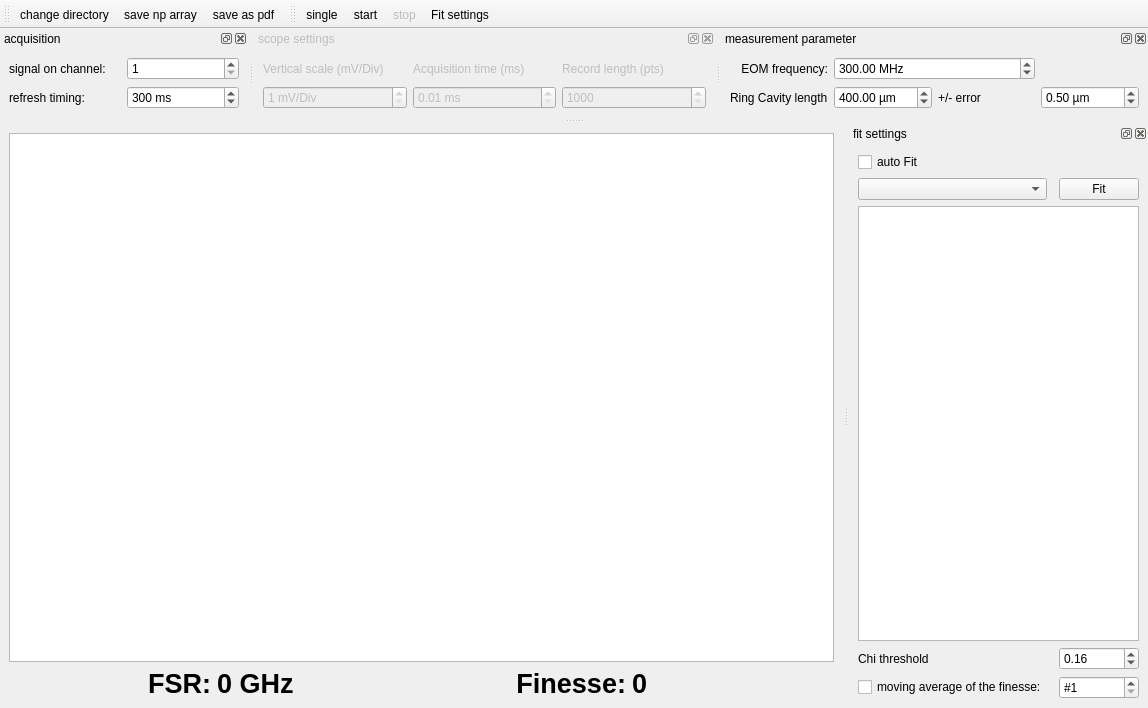
<?xml version="1.0" encoding="UTF-8"?>
<ui version="4.0">
 <class>FinesseMeasurement</class>
 <widget class="QMainWindow" name="FinesseMeasurement">
  <property name="geometry">
   <rect>
    <x>0</x>
    <y>0</y>
    <width>1148</width>
    <height>708</height>
   </rect>
  </property>
  <property name="minimumSize">
   <size>
    <width>40</width>
    <height>0</height>
   </size>
  </property>
  <property name="windowTitle">
   <string>viewcav Finesse Measurement</string>
  </property>
  <property name="layoutDirection">
   <enum>Qt::LeftToRight</enum>
  </property>
  <widget class="QWidget" name="centralwidget">
   <layout class="QGridLayout" name="gridLayout">
    <item row="0" column="0">
     <widget class="PlotWidget" name="trace_PlotWidget"/>
    </item>
    <item row="2" column="0">
     <layout class="QGridLayout" name="gridLayout_3">
      <item row="0" column="1">
       <widget class="QLabel" name="FSRValue_Label">
        <property name="font">
         <font>
          <pointsize>20</pointsize>
          <weight>75</weight>
          <bold>true</bold>
         </font>
        </property>
        <property name="text">
         <string>0 GHz</string>
        </property>
       </widget>
      </item>
      <item row="0" column="0">
       <widget class="QLabel" name="FSR_Label">
        <property name="font">
         <font>
          <pointsize>20</pointsize>
          <weight>75</weight>
          <bold>true</bold>
         </font>
        </property>
        <property name="text">
         <string>FSR:</string>
        </property>
        <property name="alignment">
         <set>Qt::AlignRight|Qt::AlignTrailing|Qt::AlignVCenter</set>
        </property>
       </widget>
      </item>
      <item row="0" column="2">
       <widget class="QLabel" name="Finesse_Label">
        <property name="font">
         <font>
          <pointsize>20</pointsize>
          <weight>75</weight>
          <bold>true</bold>
         </font>
        </property>
        <property name="text">
         <string>Finesse:</string>
        </property>
        <property name="alignment">
         <set>Qt::AlignRight|Qt::AlignTrailing|Qt::AlignVCenter</set>
        </property>
       </widget>
      </item>
      <item row="0" column="3">
       <widget class="QLabel" name="FinesseValue_Label">
        <property name="font">
         <font>
          <pointsize>20</pointsize>
          <weight>75</weight>
          <bold>true</bold>
         </font>
        </property>
        <property name="text">
         <string>0</string>
        </property>
       </widget>
      </item>
     </layout>
    </item>
   </layout>
  </widget>
  <widget class="QToolBar" name="analysis_ToolBar">
   <property name="windowTitle">
    <string>SaveOpenToolbar</string>
   </property>
   <property name="layoutDirection">
    <enum>Qt::LeftToRight</enum>
   </property>
   <property name="iconSize">
    <size>
     <width>30</width>
     <height>24</height>
    </size>
   </property>
   <property name="toolButtonStyle">
    <enum>Qt::ToolButtonTextUnderIcon</enum>
   </property>
   <attribute name="toolBarArea">
    <enum>TopToolBarArea</enum>
   </attribute>
   <attribute name="toolBarBreak">
    <bool>false</bool>
   </attribute>
   <addaction name="action_open"/>
   <addaction name="action_save"/>
   <addaction name="action_save_as_pdf"/>
  </widget>
  <widget class="QToolBar" name="control_ToolBar">
   <property name="windowTitle">
    <string>Fits Control Bar</string>
   </property>
   <property name="iconSize">
    <size>
     <width>30</width>
     <height>24</height>
    </size>
   </property>
   <property name="toolButtonStyle">
    <enum>Qt::ToolButtonTextUnderIcon</enum>
   </property>
   <attribute name="toolBarArea">
    <enum>TopToolBarArea</enum>
   </attribute>
   <attribute name="toolBarBreak">
    <bool>false</bool>
   </attribute>
   <addaction name="action_single"/>
   <addaction name="action_runcontinous"/>
   <addaction name="action_stop"/>
   <addaction name="actionFit_settings"/>
  </widget>
  <widget class="QDockWidget" name="acquisition_DockWidget">
   <property name="windowTitle">
    <string>acquisition</string>
   </property>
   <attribute name="dockWidgetArea">
    <number>4</number>
   </attribute>
   <widget class="QWidget" name="dockWidgetContents_10">
    <layout class="QGridLayout" name="gridLayout_4">
     <item row="0" column="0">
      <widget class="QLabel" name="label_9">
       <property name="text">
        <string>signal on channel: </string>
       </property>
      </widget>
     </item>
     <item row="0" column="1">
      <widget class="QSpinBox" name="channel_spinBox">
       <property name="minimum">
        <number>1</number>
       </property>
       <property name="maximum">
        <number>4</number>
       </property>
       <property name="value">
        <number>1</number>
       </property>
      </widget>
     </item>
     <item row="1" column="0">
      <widget class="QLabel" name="label_10">
       <property name="text">
        <string>refresh timing:</string>
       </property>
      </widget>
     </item>
     <item row="1" column="1">
      <widget class="QSpinBox" name="refresh_spinBox">
       <property name="suffix">
        <string> ms</string>
       </property>
       <property name="maximum">
        <number>5000</number>
       </property>
       <property name="value">
        <number>300</number>
       </property>
      </widget>
     </item>
    </layout>
   </widget>
  </widget>
  <widget class="QDockWidget" name="scope_DockWidget">
   <property name="enabled">
    <bool>false</bool>
   </property>
   <property name="windowTitle">
    <string>scope settings</string>
   </property>
   <attribute name="dockWidgetArea">
    <number>4</number>
   </attribute>
   <widget class="QWidget" name="dockWidgetContents_11">
    <layout class="QGridLayout" name="gridLayout_2">
     <item row="0" column="1">
      <widget class="QLabel" name="label_2">
       <property name="text">
        <string>Acquisition time (ms)</string>
       </property>
      </widget>
     </item>
     <item row="0" column="0">
      <widget class="QLabel" name="label_4">
       <property name="text">
        <string>Vertical scale (mV/Div)</string>
       </property>
      </widget>
     </item>
     <item row="1" column="0">
      <widget class="ScienDSpinBox" name="doubleSpinBoxVS">
       <property name="suffix">
        <string> mV/Div</string>
       </property>
       <property name="decimals">
        <number>0</number>
       </property>
       <property name="minimum">
        <double>1.000000000000000</double>
       </property>
       <property name="maximum">
        <double>200.000000000000000</double>
       </property>
      </widget>
     </item>
     <item row="0" column="2">
      <widget class="QLabel" name="label_3">
       <property name="text">
        <string>Record length (pts)</string>
       </property>
      </widget>
     </item>
     <item row="1" column="2">
      <widget class="ScienDSpinBox" name="doubleSpinBoxRL">
       <property name="decimals">
        <number>0</number>
       </property>
       <property name="minimum">
        <double>1000.000000000000000</double>
       </property>
       <property name="maximum">
        <double>100000.000000000000000</double>
       </property>
       <property name="singleStep">
        <double>1000.000000000000000</double>
       </property>
      </widget>
     </item>
     <item row="1" column="1">
      <widget class="QDoubleSpinBox" name="doubleSpinBoxAQT">
       <property name="suffix">
        <string> ms</string>
       </property>
       <property name="decimals">
        <number>2</number>
       </property>
       <property name="minimum">
        <double>0.010000000000000</double>
       </property>
       <property name="maximum">
        <double>200.000000000000000</double>
       </property>
       <property name="singleStep">
        <double>0.100000000000000</double>
       </property>
      </widget>
     </item>
    </layout>
   </widget>
  </widget>
  <widget class="QDockWidget" name="FinesseFit_DockWidget">
   <property name="windowTitle">
    <string>fit settings</string>
   </property>
   <attribute name="dockWidgetArea">
    <number>2</number>
   </attribute>
   <widget class="QWidget" name="dockWidgetContents_12">
    <layout class="QGridLayout" name="gridLayout_5">
     <item row="1" column="2">
      <widget class="QLabel" name="ready_label">
       <property name="text">
        <string/>
       </property>
       <property name="alignment">
        <set>Qt::AlignRight|Qt::AlignTrailing|Qt::AlignVCenter</set>
       </property>
      </widget>
     </item>
     <item row="1" column="0">
      <widget class="QCheckBox" name="checkBox_Fit">
       <property name="text">
        <string>auto Fit</string>
       </property>
      </widget>
     </item>
     <item row="3" column="0">
      <widget class="FitSettingsComboBox" name="fit_methods_ComboBox">
       <property name="minimumSize">
        <size>
         <width>150</width>
         <height>0</height>
        </size>
       </property>
      </widget>
     </item>
     <item row="3" column="2">
      <widget class="QPushButton" name="do_fit_PushButton">
       <property name="minimumSize">
        <size>
         <width>20</width>
         <height>0</height>
        </size>
       </property>
       <property name="text">
        <string>Fit</string>
       </property>
      </widget>
     </item>
     <item row="4" column="0" colspan="3">
      <widget class="QTextBrowser" name="fit_results_DisplayWidget">
       <property name="sizePolicy">
        <sizepolicy hsizetype="Preferred" vsizetype="Preferred">
         <horstretch>0</horstretch>
         <verstretch>0</verstretch>
        </sizepolicy>
       </property>
      </widget>
     </item>
     <item row="6" column="2">
      <widget class="QSpinBox" name="spinBox_numAverage">
       <property name="suffix">
        <string/>
       </property>
       <property name="prefix">
        <string>#</string>
       </property>
       <property name="minimum">
        <number>1</number>
       </property>
      </widget>
     </item>
     <item row="6" column="0">
      <widget class="QCheckBox" name="checkBox_average">
       <property name="enabled">
        <bool>true</bool>
       </property>
       <property name="text">
        <string>moving average of the finesse:</string>
       </property>
      </widget>
     </item>
     <item row="5" column="2">
      <widget class="QDoubleSpinBox" name="doubleSpinBox_chi">
       <property name="value">
        <double>0.160000000000000</double>
       </property>
      </widget>
     </item>
     <item row="5" column="0">
      <widget class="QLabel" name="label_5">
       <property name="text">
        <string>Chi threshold</string>
       </property>
      </widget>
     </item>
    </layout>
   </widget>
  </widget>
  <widget class="QDockWidget" name="measurement_DockWidget">
   <property name="windowTitle">
    <string>measurement parameter</string>
   </property>
   <attribute name="dockWidgetArea">
    <number>4</number>
   </attribute>
   <widget class="QWidget" name="dockWidgetContents_13">
    <layout class="QGridLayout" name="gridLayout_6">
     <item row="0" column="1" colspan="2">
      <widget class="QDoubleSpinBox" name="doubleSpinBox_EOM">
       <property name="suffix">
        <string> MHz</string>
       </property>
       <property name="maximum">
        <double>100000.000000000000000</double>
       </property>
       <property name="singleStep">
        <double>100.000000000000000</double>
       </property>
       <property name="value">
        <double>300.000000000000000</double>
       </property>
      </widget>
     </item>
     <item row="1" column="3">
      <widget class="QDoubleSpinBox" name="doubleSpinBox_ELength">
       <property name="suffix">
        <string> µm</string>
       </property>
       <property name="decimals">
        <number>2</number>
       </property>
       <property name="minimum">
        <double>0.010000000000000</double>
       </property>
       <property name="singleStep">
        <double>0.010000000000000</double>
       </property>
       <property name="value">
        <double>0.500000000000000</double>
       </property>
      </widget>
     </item>
     <item row="1" column="2">
      <widget class="QLabel" name="label_13">
       <property name="text">
        <string>+/- error</string>
       </property>
      </widget>
     </item>
     <item row="0" column="0">
      <widget class="QLabel" name="label">
       <property name="text">
        <string>EOM frequency:</string>
       </property>
       <property name="alignment">
        <set>Qt::AlignRight|Qt::AlignTrailing|Qt::AlignVCenter</set>
       </property>
      </widget>
     </item>
     <item row="1" column="0">
      <widget class="QLabel" name="label_12">
       <property name="text">
        <string>Ring Cavity length</string>
       </property>
      </widget>
     </item>
     <item row="1" column="1">
      <widget class="QDoubleSpinBox" name="doubleSpinBox_Length">
       <property name="suffix">
        <string> µm</string>
       </property>
       <property name="decimals">
        <number>2</number>
       </property>
       <property name="minimum">
        <double>1.000000000000000</double>
       </property>
       <property name="maximum">
        <double>800.000000000000000</double>
       </property>
       <property name="singleStep">
        <double>0.010000000000000</double>
       </property>
       <property name="value">
        <double>400.000000000000000</double>
       </property>
      </widget>
     </item>
    </layout>
   </widget>
  </widget>
  <action name="action_single">
   <property name="checked">
    <bool>false</bool>
   </property>
   <property name="enabled">
    <bool>true</bool>
   </property>
   <property name="icon">
    <iconset>
     <normaloff>../../artwork/icons/CO2Theme/22x22/single.png</normaloff>../../artwork/icons/CO2Theme/22x22/single.png</iconset>
   </property>
   <property name="text">
    <string>single</string>
   </property>
   <property name="toolTip">
    <string>single</string>
   </property>
   <property name="autoRepeat">
    <bool>true</bool>
   </property>
   <property name="visible">
    <bool>true</bool>
   </property>
   <property name="shortcutVisibleInContextMenu">
    <bool>true</bool>
   </property>
  </action>
  <action name="action_save">
   <property name="icon">
    <iconset>
     <normaloff>../../artwork/icons/CO2Theme/22x22/fiber-save.png</normaloff>../../artwork/icons/CO2Theme/22x22/fiber-save.png</iconset>
   </property>
   <property name="text">
    <string>save np array</string>
   </property>
  </action>
  <action name="actionClose">
   <property name="icon">
    <iconset>
     <normaloff>../../artwork/icons/oxygen/22x22/application-exit.png</normaloff>../../artwork/icons/oxygen/22x22/application-exit.png</iconset>
   </property>
   <property name="text">
    <string>Close</string>
   </property>
  </action>
  <action name="action_runcontinous">
   <property name="checkable">
    <bool>false</bool>
   </property>
   <property name="checked">
    <bool>false</bool>
   </property>
   <property name="enabled">
    <bool>true</bool>
   </property>
   <property name="icon">
    <iconset>
     <normaloff>../../artwork/icons/CO2Theme/22x22/start_stop.png</normaloff>
     <activeon>../../artwork/icons/CO2Theme/22x22/stopFit.png</activeon>../../artwork/icons/CO2Theme/22x22/start_stop.png</iconset>
   </property>
   <property name="text">
    <string>start</string>
   </property>
   <property name="toolTip">
    <string>continous</string>
   </property>
   <property name="autoRepeat">
    <bool>true</bool>
   </property>
   <property name="visible">
    <bool>true</bool>
   </property>
   <property name="shortcutVisibleInContextMenu">
    <bool>true</bool>
   </property>
  </action>
  <action name="action_open">
   <property name="icon">
    <iconset>
     <normaloff>../../artwork/icons/CO2Theme/22x22/fiber-open.png</normaloff>../../artwork/icons/CO2Theme/22x22/fiber-open.png</iconset>
   </property>
   <property name="text">
    <string>change directory</string>
   </property>
   <property name="shortcutVisibleInContextMenu">
    <bool>true</bool>
   </property>
  </action>
  <action name="action_stop">
   <property name="enabled">
    <bool>false</bool>
   </property>
   <property name="icon">
    <iconset>
     <normaloff>../../artwork/icons/CO2Theme/22x22/stopFit.png</normaloff>../../artwork/icons/CO2Theme/22x22/stopFit.png</iconset>
   </property>
   <property name="text">
    <string>stop</string>
   </property>
   <property name="toolTip">
    <string>stop</string>
   </property>
  </action>
  <action name="action_save_as_pdf">
   <property name="icon">
    <iconset>
     <normaloff>../../artwork/icons/CO2Theme/22x22/pdf.png</normaloff>../../artwork/icons/CO2Theme/22x22/pdf.png</iconset>
   </property>
   <property name="text">
    <string>save as pdf</string>
   </property>
  </action>
  <action name="actionFit_settings">
   <property name="icon">
    <iconset>
     <normaloff>../../artwork/icons/oxygen/22x22/configure.png</normaloff>../../artwork/icons/oxygen/22x22/configure.png</iconset>
   </property>
   <property name="text">
    <string>&amp;Fit settings</string>
   </property>
   <property name="toolTip">
    <string>fit settings</string>
   </property>
  </action>
 </widget>
 <customwidgets>
  <customwidget>
   <class>PlotWidget</class>
   <extends>QGraphicsView</extends>
   <header>pyqtgraph</header>
  </customwidget>
  <customwidget>
   <class>FitSettingsComboBox</class>
   <extends>QComboBox</extends>
   <header>qudi.gui.fitsettings</header>
  </customwidget>
  <customwidget>
   <class>ScienDSpinBox</class>
   <extends>QDoubleSpinBox</extends>
   <header>qudi.util.widgets.scientific_spinbox</header>
  </customwidget>
 </customwidgets>
 <resources/>
 <connections>
  <connection>
   <sender>actionClose</sender>
   <signal>triggered()</signal>
   <receiver>FinesseMeasurement</receiver>
   <slot>close()</slot>
   <hints>
    <hint type="sourcelabel">
     <x>-1</x>
     <y>-1</y>
    </hint>
    <hint type="destinationlabel">
     <x>504</x>
     <y>541</y>
    </hint>
   </hints>
  </connection>
 </connections>
</ui>
